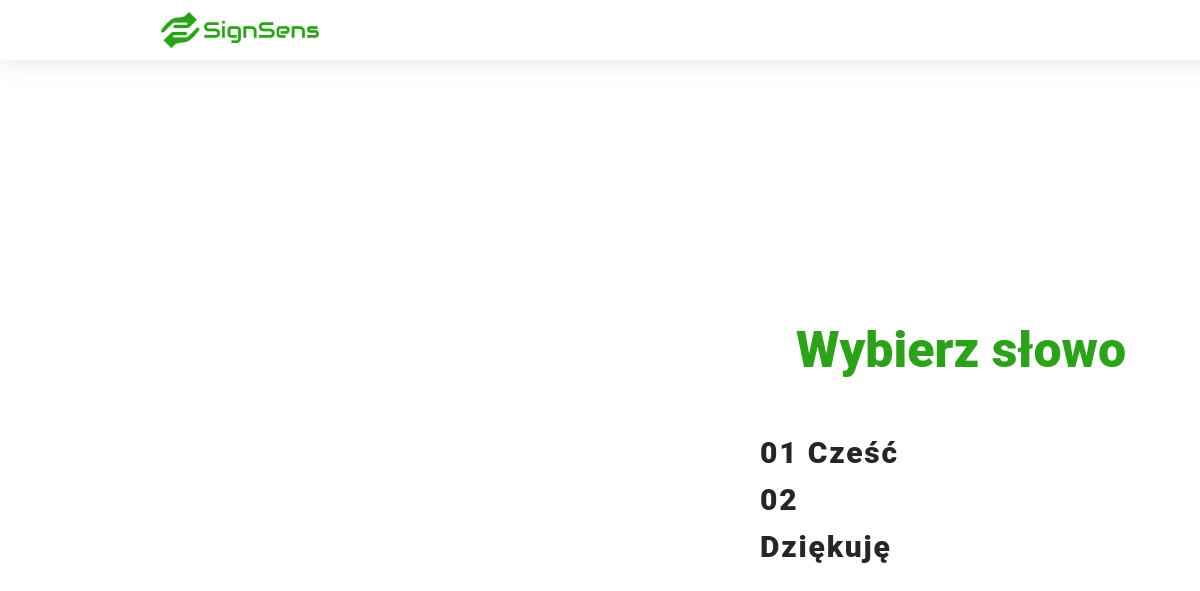
The app's page /welcom/word/, older data.
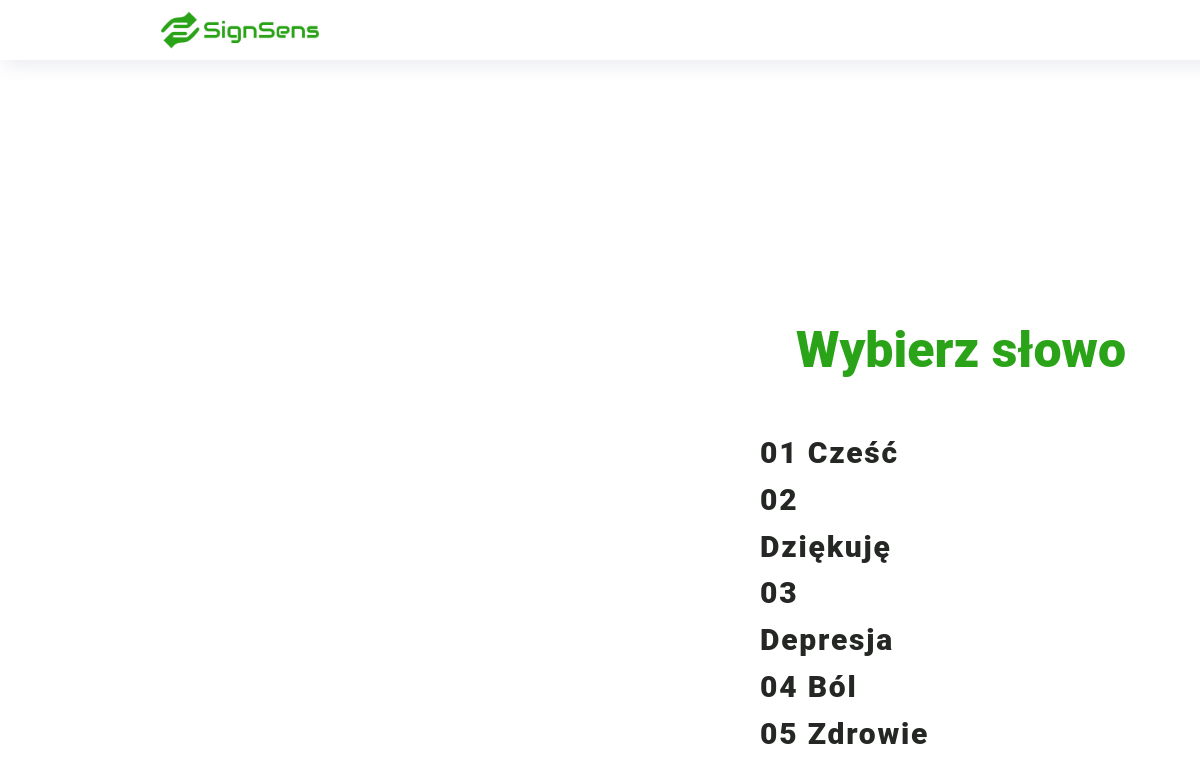
The same page, newer data.
### main/models.py (models this page shows)
class Word(models.Model):
    title = models.CharField(max_length=50)
    slug = models.SlugField(max_length=50, unique=True)
    create_time = models.DateTimeField(auto_now_add=True)
    active = models.BooleanField(default=True)
    class Meta:
        ordering = ('create_time',)
    def __str__(self) -> str:
        return self.title
    def get_absolute_url(self):
        return reverse('detail_word', kwargs={'word_slug': self.slug})

### main/views.py (the view)
# urls.py: path('welcom/word/', views.WordView.as_view(), name='word'),
class WordView(ListView):
    model = Word
    template_name = 'main/main.html'
    context_object_name = 'word'

### main/templates/main/main.html (shortened to what this page needs)
{% extends 'main/navbar.html' %}
{% load static %}
       {% block content %}
       <link type="text/css" rel="stylesheet" href="{% static 'main/css/styles.css' %}">
<div class="text-container">
 <p style="color: #2BA318; font-family: 'Roboto';
 font-style: normal;
 font-weight: 800;
 font-size: 50px;
 line-height: 130%;
 /* identical to box height, or 65px */
 text-align: center; " >
    Wybierz słowo
     </p>
</div>
<div style="display: flex; align-items: center; justify-content: center; height: 100vh;">
    <ul class="container">
        {% for letter in word %}
         <a href="{{ letter.get_absolute_url }}"><li>0{{ letter.id }} {{ letter }}</li></a>
         {% endfor %}
    </ul>
       </div>
       {% endblock %}

### main/templates/main/navbar.html
{% load static %}
<div style="position: absolute;
width: 1920px;
height: 60px;
left: 0px;
top: 0px;
background: #FFFFFF;
/* Cart shadow */
box-shadow: 3px 5px 20px rgba(172, 177, 192, 0.25);">
<a href="{% url 'start_page' %}"><img src="{% static 'main/image/full-logo-green1.jpg' %}" style="position: absolute;
    width: 180px;
    height: 60px;
    left: 150px;
    top: 0px;
    " alt="image"></a>
    <a href=""><img src="{% static 'main/image/avatar.png' %}" alt="image1" style="position: absolute;
        left: 0%;
        right: 0%;
        top: 0%;
        bottom: 0%;"></a>
</div>
{% block content %}
{% endblock %}

### main/static/main/css/styles.css (style rules this page uses)
.text-container { position: absolute; width: 330px; height: 65px; left: 796px; top: 268px; font-family: 'Roboto'; font-style: normal; font-weight: 500; font-size: 60px; line-height: 130%; text-align: center; color: #242723; }
.container { position: absolute; width: 175px; height: 47px; left: 720px; top: 400px; font-family: 'Roboto'; font-style: normal; font-weight: 800; font-size: 30px; line-height: 156%; letter-spacing: 0.06em; list-style-type: none; color: #242723; }
a { text-decoration: none; color: #242723; }
ul { position: absolute; width: 137px; height: 47px; left: 0px; top: 0px; }

Row changes from the older to the newer data that the page shows:
added Word: id "3", title "Depresja"
added Word: id "4", title "Ból"
added Word: id "5", title "Zdrowie"
